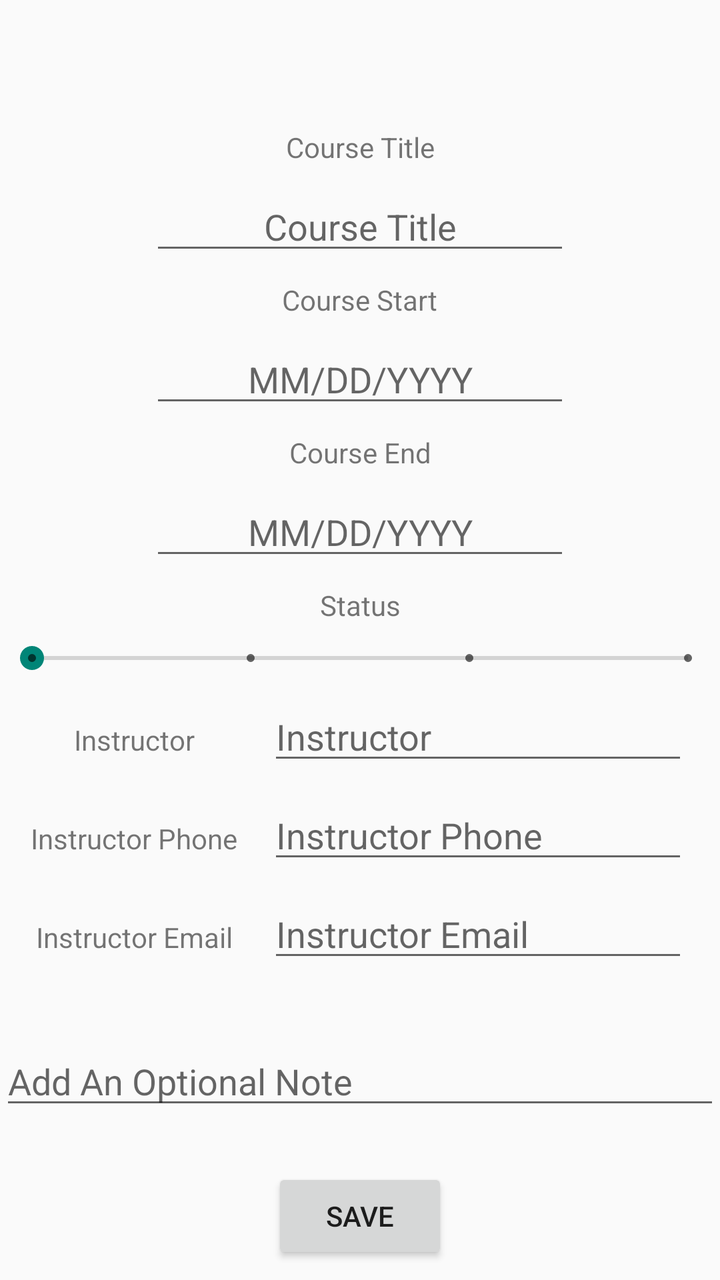
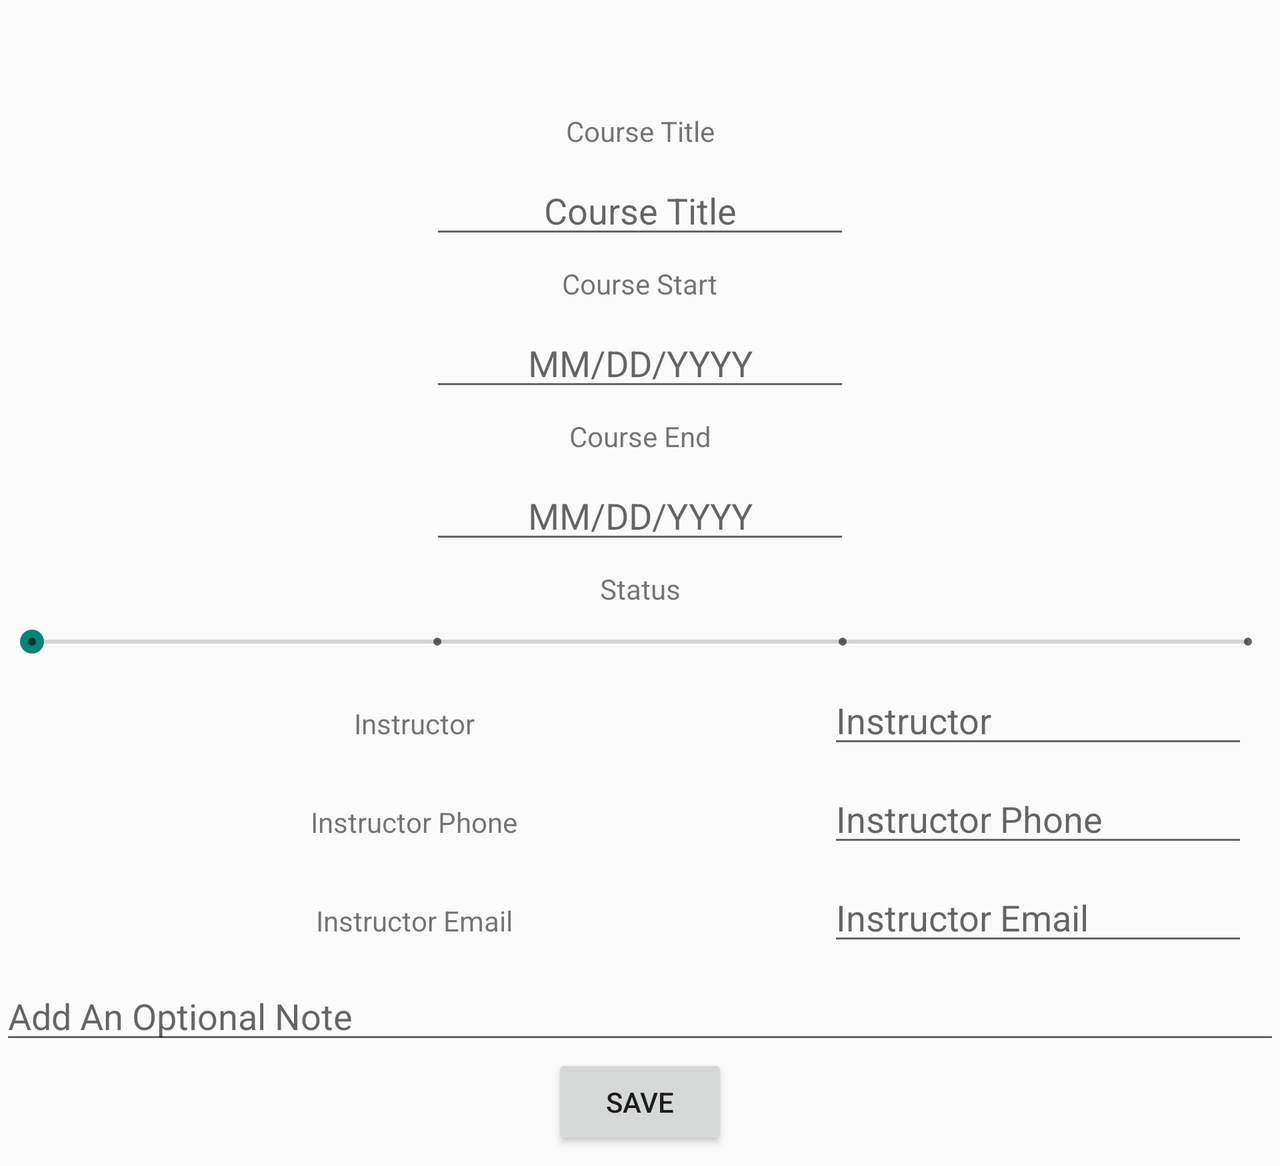

Two renders of one Android screen. The first uses the default layout on a phone; the second uses the alternative layout the repository ships for a different screen configuration, on a matching device. The two XML files are below.
<!-- AndroidManifest.xml: application theme Theme.BradleyPrieskornSchedulerApp -->
<!-- res/layout/activity_course_edit.xml -->
<?xml version="1.0" encoding="utf-8"?>
<androidx.constraintlayout.widget.ConstraintLayout xmlns:android="http://schemas.android.com/apk/res/android"
    xmlns:app="http://schemas.android.com/apk/res-auto"
    xmlns:tools="http://schemas.android.com/tools"
    android:layout_width="match_parent"
    android:layout_height="match_parent"
    tools:context=".controllers.TermAddActivity">

    <EditText
        android:id="@+id/courseNoteEdit2"
        android:layout_width="match_parent"
        android:layout_height="wrap_content"
        android:layout_marginTop="8dp"
        android:ems="10"
        android:gravity="start|top"
        android:hint="Add An Optional Note"
        android:inputType="textMultiLine"
        app:layout_constraintBottom_toTopOf="@+id/editCourseSaveButton"
        app:layout_constraintEnd_toEndOf="parent"
        app:layout_constraintStart_toStartOf="parent"
        app:layout_constraintTop_toBottomOf="@+id/instructorEmailEdit" />

    <androidx.appcompat.widget.Toolbar
        android:id="@+id/courseEditAppBar"
        android:layout_width="match_parent"
        android:layout_height="wrap_content"
        app:layout_constraintLeft_toLeftOf="parent"
        app:layout_constraintRight_toRightOf="parent"
        app:layout_constraintTop_toTopOf="parent" />

    <EditText
        android:id="@+id/editTextCourseStart"
        android:layout_width="wrap_content"
        android:layout_height="wrap_content"
        android:layout_marginTop="8dp"
        android:autofillHints="Date"
        android:ems="10"
        android:hint="@string/dateHintLabel"
        android:inputType="date"
        android:textAlignment="center"
        app:layout_constraintEnd_toEndOf="parent"
        app:layout_constraintStart_toStartOf="parent"
        app:layout_constraintTop_toBottomOf="@+id/assessmentTypeLabel" />

    <EditText
        android:id="@+id/editTextCourseEnd"
        android:layout_width="wrap_content"
        android:layout_height="wrap_content"
        android:layout_marginTop="8dp"
        android:autofillHints="Date"
        android:ems="10"
        android:hint="@string/dateHintLabel"
        android:inputType="date"
        android:textAlignment="center"
        app:layout_constraintEnd_toEndOf="parent"
        app:layout_constraintStart_toStartOf="parent"
        app:layout_constraintTop_toBottomOf="@+id/assessmentEndLabel" />

    <TextView
        android:id="@+id/assessmentEndLabel"
        android:layout_width="wrap_content"
        android:layout_height="wrap_content"
        android:layout_marginTop="8dp"
        android:text="@string/courseEndLabel"
        app:layout_constraintEnd_toEndOf="parent"
        app:layout_constraintStart_toStartOf="parent"
        app:layout_constraintTop_toBottomOf="@+id/editTextCourseStart" />

    <TextView
        android:id="@+id/assessmentTypeLabel"
        android:layout_width="wrap_content"
        android:layout_height="wrap_content"
        android:layout_marginTop="8dp"
        android:text="@string/courseStartLabel"
        app:layout_constraintEnd_toEndOf="parent"
        app:layout_constraintStart_toStartOf="parent"
        app:layout_constraintTop_toBottomOf="@+id/editTextEditCourseTitle" />

    <TextView
        android:id="@+id/assessmentTitleLabel"
        android:layout_width="wrap_content"
        android:layout_height="wrap_content"
        android:layout_marginTop="8dp"
        android:text="@string/courseTitleLabel"
        app:layout_constraintEnd_toEndOf="parent"
        app:layout_constraintStart_toStartOf="parent"
        app:layout_constraintTop_toBottomOf="@+id/courseEditAppBar" />

    <EditText
        android:id="@+id/editTextEditCourseTitle"
        android:layout_width="wrap_content"
        android:layout_height="wrap_content"
        android:layout_marginTop="8dp"
        android:autofillHints="Title"
        android:ems="10"
        android:hint="@string/courseTitleLabel"
        android:inputType="textShortMessage|textCapWords"
        android:singleLine="true"
        android:textAlignment="center"
        app:layout_constraintEnd_toEndOf="parent"
        app:layout_constraintStart_toStartOf="parent"
        app:layout_constraintTop_toBottomOf="@+id/assessmentTitleLabel" />

    <Button
        android:id="@+id/editCourseSaveButton"
        android:layout_width="wrap_content"
        android:layout_height="wrap_content"
        android:layout_marginBottom="8dp"
        android:text="@string/saveButtonLabel"
        app:layout_constraintBottom_toBottomOf="parent"
        app:layout_constraintEnd_toEndOf="parent"
        app:layout_constraintStart_toStartOf="parent" />

    <SeekBar
        android:id="@+id/progressSeekBar"
        style="@style/Widget.AppCompat.SeekBar.Discrete"
        android:layout_width="match_parent"
        android:layout_height="wrap_content"
        android:layout_marginTop="8dp"
        android:max="3"
        android:progress="0"
        app:layout_constraintEnd_toEndOf="parent"
        app:layout_constraintHorizontal_bias="0.0"
        app:layout_constraintStart_toStartOf="parent"
        app:layout_constraintTop_toBottomOf="@+id/seekBarLabel" />

    <TextView
        android:id="@+id/seekBarLabel"
        android:layout_width="wrap_content"
        android:layout_height="wrap_content"
        android:layout_marginTop="8dp"
        android:text="@string/courseSeek"
        app:layout_constraintEnd_toEndOf="parent"
        app:layout_constraintStart_toStartOf="parent"
        app:layout_constraintTop_toBottomOf="@+id/editTextCourseEnd" />

    <TextView
        android:id="@+id/instructorName"
        android:layout_width="wrap_content"
        android:layout_height="wrap_content"
        android:text="@string/instructorName"
        app:layout_constraintEnd_toStartOf="@+id/instructorNameEdit"
        app:layout_constraintStart_toStartOf="parent"
        app:layout_constraintTop_toBottomOf="@+id/progressSeekBar"
        app:layout_constraintBaseline_toBaselineOf="@+id/instructorNameEdit"/>

    <TextView
        android:id="@+id/instructorPhone"
        android:layout_width="wrap_content"
        android:layout_height="wrap_content"
        android:text="@string/instructorPhone"
        app:layout_constraintEnd_toStartOf="@+id/instructorPhoneEdit"
        app:layout_constraintStart_toStartOf="parent"
        app:layout_constraintTop_toBottomOf="@+id/instructorName"
        app:layout_constraintBaseline_toBaselineOf="@id/instructorPhoneEdit"/>

    <TextView
        android:id="@+id/instructorEmail"
        android:layout_width="wrap_content"
        android:layout_height="wrap_content"
        android:text="@string/instructorEmail"
        app:layout_constraintEnd_toStartOf="@+id/instructorEmailEdit"
        app:layout_constraintStart_toStartOf="parent"
        app:layout_constraintTop_toBottomOf="@+id/instructorPhone"
        app:layout_constraintBaseline_toBaselineOf="@id/instructorEmailEdit"/>

    <EditText
        android:id="@+id/instructorNameEdit"
        android:layout_width="wrap_content"
        android:layout_height="wrap_content"
        android:layout_marginTop="8dp"
        android:layout_marginEnd="16dp"
        android:ems="10"
        android:hint="@string/instructorName"
        android:inputType="textPersonName"
        app:layout_constraintEnd_toEndOf="parent"
        app:layout_constraintTop_toBottomOf="@+id/progressSeekBar" />

    <EditText
        android:id="@+id/instructorPhoneEdit"
        android:layout_width="wrap_content"
        android:layout_height="wrap_content"
        android:layout_marginTop="8dp"
        android:layout_marginEnd="16dp"
        android:ems="10"
        android:hint="@string/instructorPhone"
        android:inputType="phone"
        app:layout_constraintEnd_toEndOf="parent"
        app:layout_constraintTop_toBottomOf="@+id/instructorNameEdit" />

    <EditText
        android:id="@+id/instructorEmailEdit"
        android:layout_width="wrap_content"
        android:layout_height="wrap_content"
        android:layout_marginTop="8dp"
        android:layout_marginEnd="16dp"
        android:ems="10"
        android:hint="@string/instructorEmail"
        android:inputType="textEmailAddress"
        app:layout_constraintEnd_toEndOf="parent"
        app:layout_constraintTop_toBottomOf="@+id/instructorPhoneEdit" />


</androidx.constraintlayout.widget.ConstraintLayout>
<!-- resources referenced by this layout -->
<resources>
  <string name="courseEndLabel">Course End</string>
  <string name="courseSeek">Status</string>
  <string name="courseStartLabel">Course Start</string>
  <string name="courseTitleLabel">Course Title</string>
  <string name="dateHintLabel">MM/DD/YYYY</string>
  <string name="instructorEmail">Instructor Email</string>
  <string name="instructorName">Instructor</string>
  <string name="instructorPhone">Instructor Phone</string>
  <string name="saveButtonLabel">Save</string>
  <style name="Theme.BradleyPrieskornSchedulerApp" parent="Theme.AppCompat.DayNight.NoActionBar">
          
          <item name="colorPrimary">@color/purple_500</item>
          <item name="colorPrimaryVariant">@color/purple_700</item>
          <item name="colorOnPrimary">@color/white</item>
          
          <item name="colorSecondary">@color/teal_200</item>
          <item name="colorSecondaryVariant">@color/teal_700</item>
          <item name="colorOnSecondary">@color/black</item>
          
          <item name="android:statusBarColor" tools:targetApi="l">?attr/colorPrimaryVariant</item>
          
      </style>
  <color name="purple_500">#FF6200EE</color>
  <color name="purple_700">#FF3700B3</color>
  <color name="white">#FFFFFFFF</color>
  <color name="teal_200">#FF03DAC5</color>
  <color name="teal_700">#FF018786</color>
  <color name="black">#FF000000</color>
</resources>
<!-- res/layout-land/activity_course_edit.xml (the repository's variant of the layout above) -->
<!-- drawn on the phone turned sideways -->
<?xml version="1.0" encoding="utf-8"?>
<ScrollView xmlns:android="http://schemas.android.com/apk/res/android"
    android:layout_width="match_parent"
    android:layout_height="match_parent"
    android:fillViewport="true">
<androidx.constraintlayout.widget.ConstraintLayout xmlns:android="http://schemas.android.com/apk/res/android"
    xmlns:app="http://schemas.android.com/apk/res-auto"
    xmlns:tools="http://schemas.android.com/tools"
    android:layout_width="match_parent"
    android:layout_height="match_parent"
    tools:context=".controllers.TermAddActivity">

    <EditText
        android:id="@+id/courseNoteEdit2"
        android:layout_width="match_parent"
        android:layout_height="wrap_content"
        android:layout_marginTop="8dp"
        android:ems="10"
        android:gravity="start|top"
        android:hint="Add An Optional Note"
        android:inputType="textMultiLine"
        app:layout_constraintBottom_toTopOf="@+id/editCourseSaveButton"
        app:layout_constraintEnd_toEndOf="parent"
        app:layout_constraintStart_toStartOf="parent"
        app:layout_constraintTop_toBottomOf="@+id/instructorEmailEdit" />

    <androidx.appcompat.widget.Toolbar
        android:id="@+id/courseEditAppBar"
        android:layout_width="match_parent"
        android:layout_height="wrap_content"
        app:layout_constraintLeft_toLeftOf="parent"
        app:layout_constraintRight_toRightOf="parent"
        app:layout_constraintTop_toTopOf="parent" />

    <EditText
        android:id="@+id/editTextCourseStart"
        android:layout_width="wrap_content"
        android:layout_height="wrap_content"
        android:layout_marginTop="8dp"
        android:autofillHints="Date"
        android:ems="10"
        android:hint="@string/dateHintLabel"
        android:inputType="date"
        android:textAlignment="center"
        app:layout_constraintEnd_toEndOf="parent"
        app:layout_constraintStart_toStartOf="parent"
        app:layout_constraintTop_toBottomOf="@+id/assessmentTypeLabel" />

    <EditText
        android:id="@+id/editTextCourseEnd"
        android:layout_width="wrap_content"
        android:layout_height="wrap_content"
        android:layout_marginTop="8dp"
        android:autofillHints="Date"
        android:ems="10"
        android:hint="@string/dateHintLabel"
        android:inputType="date"
        android:textAlignment="center"
        app:layout_constraintEnd_toEndOf="parent"
        app:layout_constraintStart_toStartOf="parent"
        app:layout_constraintTop_toBottomOf="@+id/assessmentEndLabel" />

    <TextView
        android:id="@+id/assessmentEndLabel"
        android:layout_width="wrap_content"
        android:layout_height="wrap_content"
        android:layout_marginTop="8dp"
        android:text="@string/courseEndLabel"
        app:layout_constraintEnd_toEndOf="parent"
        app:layout_constraintStart_toStartOf="parent"
        app:layout_constraintTop_toBottomOf="@+id/editTextCourseStart" />

    <TextView
        android:id="@+id/assessmentTypeLabel"
        android:layout_width="wrap_content"
        android:layout_height="wrap_content"
        android:layout_marginTop="8dp"
        android:text="@string/courseStartLabel"
        app:layout_constraintEnd_toEndOf="parent"
        app:layout_constraintStart_toStartOf="parent"
        app:layout_constraintTop_toBottomOf="@+id/editTextEditCourseTitle" />

    <TextView
        android:id="@+id/assessmentTitleLabel"
        android:layout_width="wrap_content"
        android:layout_height="wrap_content"
        android:layout_marginTop="8dp"
        android:text="@string/courseTitleLabel"
        app:layout_constraintEnd_toEndOf="parent"
        app:layout_constraintStart_toStartOf="parent"
        app:layout_constraintTop_toBottomOf="@+id/courseEditAppBar" />

    <EditText
        android:id="@+id/editTextEditCourseTitle"
        android:layout_width="wrap_content"
        android:layout_height="wrap_content"
        android:layout_marginTop="8dp"
        android:autofillHints="Title"
        android:ems="10"
        android:hint="@string/courseTitleLabel"
        android:inputType="textShortMessage|textCapWords"
        android:singleLine="true"
        android:textAlignment="center"
        app:layout_constraintEnd_toEndOf="parent"
        app:layout_constraintStart_toStartOf="parent"
        app:layout_constraintTop_toBottomOf="@+id/assessmentTitleLabel" />

    <Button
        android:id="@+id/editCourseSaveButton"
        android:layout_width="wrap_content"
        android:layout_height="wrap_content"
        android:layout_marginBottom="8dp"
        android:text="@string/saveButtonLabel"
        app:layout_constraintBottom_toBottomOf="parent"
        app:layout_constraintEnd_toEndOf="parent"
        app:layout_constraintStart_toStartOf="parent" />

    <SeekBar
        android:id="@+id/progressSeekBar"
        style="@style/Widget.AppCompat.SeekBar.Discrete"
        android:layout_width="match_parent"
        android:layout_height="wrap_content"
        android:layout_marginTop="8dp"
        android:max="3"
        android:progress="0"
        app:layout_constraintEnd_toEndOf="parent"
        app:layout_constraintHorizontal_bias="0.0"
        app:layout_constraintStart_toStartOf="parent"
        app:layout_constraintTop_toBottomOf="@+id/seekBarLabel" />

    <TextView
        android:id="@+id/seekBarLabel"
        android:layout_width="wrap_content"
        android:layout_height="wrap_content"
        android:layout_marginTop="8dp"
        android:text="@string/courseSeek"
        app:layout_constraintEnd_toEndOf="parent"
        app:layout_constraintStart_toStartOf="parent"
        app:layout_constraintTop_toBottomOf="@+id/editTextCourseEnd" />

    <TextView
        android:id="@+id/instructorName"
        android:layout_width="wrap_content"
        android:layout_height="wrap_content"
        android:text="@string/instructorName"
        app:layout_constraintEnd_toStartOf="@+id/instructorNameEdit"
        app:layout_constraintStart_toStartOf="parent"
        app:layout_constraintTop_toBottomOf="@+id/progressSeekBar"
        app:layout_constraintBaseline_toBaselineOf="@+id/instructorNameEdit"/>

    <TextView
        android:id="@+id/instructorPhone"
        android:layout_width="wrap_content"
        android:layout_height="wrap_content"
        android:text="@string/instructorPhone"
        app:layout_constraintEnd_toStartOf="@+id/instructorPhoneEdit"
        app:layout_constraintStart_toStartOf="parent"
        app:layout_constraintTop_toBottomOf="@+id/instructorName"
        app:layout_constraintBaseline_toBaselineOf="@id/instructorPhoneEdit"/>

    <TextView
        android:id="@+id/instructorEmail"
        android:layout_width="wrap_content"
        android:layout_height="wrap_content"
        android:text="@string/instructorEmail"
        app:layout_constraintEnd_toStartOf="@+id/instructorEmailEdit"
        app:layout_constraintStart_toStartOf="parent"
        app:layout_constraintTop_toBottomOf="@+id/instructorPhone"
        app:layout_constraintBaseline_toBaselineOf="@id/instructorEmailEdit"/>

    <EditText
        android:id="@+id/instructorNameEdit"
        android:layout_width="wrap_content"
        android:layout_height="wrap_content"
        android:layout_marginTop="8dp"
        android:layout_marginEnd="16dp"
        android:ems="10"
        android:hint="@string/instructorName"
        android:inputType="textPersonName"
        app:layout_constraintEnd_toEndOf="parent"
        app:layout_constraintTop_toBottomOf="@+id/progressSeekBar" />

    <EditText
        android:id="@+id/instructorPhoneEdit"
        android:layout_width="wrap_content"
        android:layout_height="wrap_content"
        android:layout_marginTop="8dp"
        android:layout_marginEnd="16dp"
        android:ems="10"
        android:hint="@string/instructorPhone"
        android:inputType="phone"
        app:layout_constraintEnd_toEndOf="parent"
        app:layout_constraintTop_toBottomOf="@+id/instructorNameEdit" />

    <EditText
        android:id="@+id/instructorEmailEdit"
        android:layout_width="wrap_content"
        android:layout_height="wrap_content"
        android:layout_marginTop="8dp"
        android:layout_marginEnd="16dp"
        android:ems="10"
        android:hint="@string/instructorEmail"
        android:inputType="textEmailAddress"
        app:layout_constraintEnd_toEndOf="parent"
        app:layout_constraintTop_toBottomOf="@+id/instructorPhoneEdit" />


</androidx.constraintlayout.widget.ConstraintLayout>
</ScrollView>
